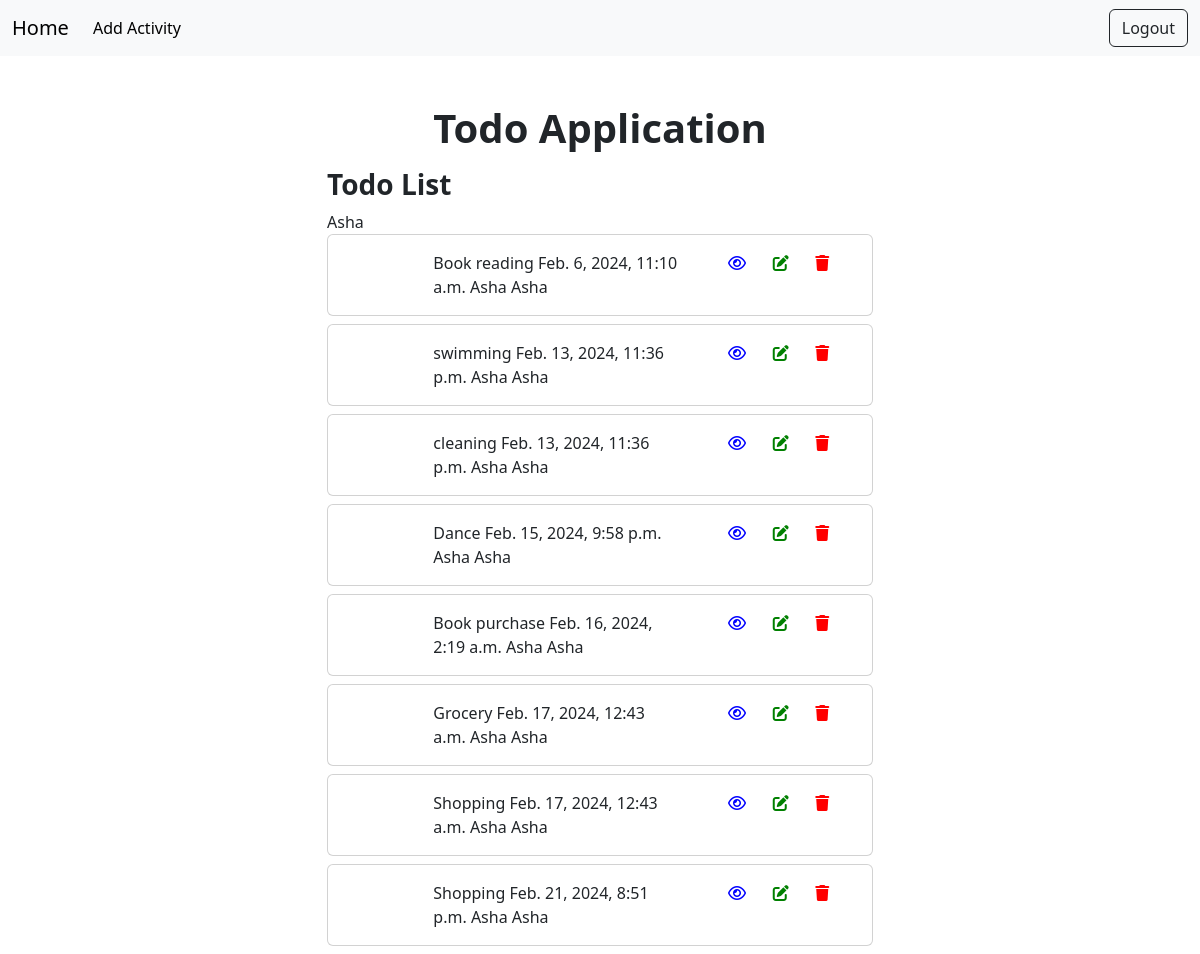
The app's page /todos/all/ (signed in) with its own data.
### tdapp/models.py (models this page shows, shortened)
class Activity(models.Model):
    title=models.CharField(max_length=200)
    created_date=models.DateTimeField(auto_now_add=True, blank=True)
    user=models.CharField(max_length=200)
    options=(
        ("pending","pending"),
        ("completed","completed"),
        ("in-progress","in-progress")
    )
    status=models.CharField(max_length=200, choices=options, default="pending")
    user_object=models.ForeignKey(User,on_delete=models.CASCADE)

### tdapp/views.py (the view)
# urls.py: path("todos/all/",views.TodoListView.as_view(),name="todo-all"),
@method_decorator(decs,name="dispatch")
class TodoListView(View):
    def get(self,request,*args,**kwargs):
        qs=Activity.objects.filter(user_object=request.user)
        return render(request, "todo_list.html",{"data":qs})

### tdapp/views.py (called while the page is built)
def signin_required(fn):
    def wrapper(request,*args,**kwargs):
        if not request.user.is_authenticated:
            messages.error(request,"invalid session")
            return redirect("signin")
        else:
            return fn(request,*args,**kwargs)
    return wrapper

### tdapp/templates/todo_list.html (shortened to what this page needs)
{%extends 'base.html'%}
{%block main_block%}
<h1 class="text-center fw-bolder mt-5">Todo Application</h1>
<div class="container">
    <div class="row mt-3">
        <div class="col-3"></div>
        <div class="col-6">
            <h3 class="fw-bold">Todo List</h3>
            {{request.user}}
           {%for t in data%}
           <div class="card mb-2" data-aos="fade-up">
            <div class="card-body">
               <div class="row">
                <div class="col-2"></div>
                <div class="col-6 d-flex justify-content-center">
                    {{t.title}}
                    {{t.created_date}}
                    {{t.user}}
                    {{t.user}}
                </div>
                <div class="col-4 d-flex justify-content-evenly">
                        <a href="{%url 'todo-detail' t.id%}"><i class="fa-regular fa-eye fa-1x" style="color: blue;"></i></a>
                        <a href="{%url 'todo-change' t.id%}"><i class="fa-solid fa-pen-to-square fa-1x" style="color: green;"></i></a>
                        <a href="{%url 'todo-remove' t.id%}"><i class="fa-solid fa-trash fa-1x" style="color: red;"></i></a>
                </div>
               </div>
            </div>
          </div>
           {%endfor%}
        </div>
        <div class="col-3"></div>
        </div>
</div>
{%endblock%}

### tdapp/templates/base.html (shortened to what this page needs)
<!DOCTYPE html>
<html lang="en">
<head>
    <link href="https://cdn.jsdelivr.net/npm/bootstrap@5.3.2/dist/css/bootstrap.min.css" rel="stylesheet">
    <link rel="stylesheet" href="https://cdnjs.cloudflare.com/ajax/libs/font-awesome/6.5.1/css/all.min.css" />
    <link href="https://unpkg.com/aos@2.3.1/dist/aos.css" rel="stylesheet">
</head>
<body>
    <nav class="navbar navbar-expand-lg bg-body-tertiary">
        <div class="container-fluid">
          <a class="navbar-brand" href="{%url 'todo-all'%}">Home</a>
          <div class="collapse navbar-collapse" id="navbarSupportedContent">
            <ul class="navbar-nav me-auto mb-2 mb-lg-0">
              <li class="nav-item">
                <a class="nav-link active" aria-current="page" href="{%url 'todo-add'%}">Add Activity</a>
              </li>
            </ul>
            <a href="{%url 'signout'%}" class="btn btn-outline-dark">Logout</a>
          </div>
        </div>
      </nav>
{%block main_block%}
{%endblock%}
</body>
</html>

### records on screen
Activity: title "Book reading", created_date "Feb. 6, 2024, 11:10 a.m.", user "Asha"
Activity: title "swimming", created_date "Feb. 13, 2024, 11:36 p.m.", user "Asha"
Activity: title "cleaning", created_date "Feb. 13, 2024, 11:36 p.m.", user "Asha"
Activity: title "Dance", created_date "Feb. 15, 2024, 9:58 p.m.", user "Asha"
Activity: title "Book purchase", created_date "Feb. 16, 2024, 2:19 a.m.", user "Asha"
Activity: title "Grocery", created_date "Feb. 17, 2024, 12:43 a.m.", user "Asha"
Activity: title "Shopping", created_date "Feb. 17, 2024, 12:43 a.m.", user "Asha"
Activity: title "Shopping", created_date "Feb. 21, 2024, 8:51 p.m.", user "Asha"

### other values on screen
{{ request.user }} "Asha"
